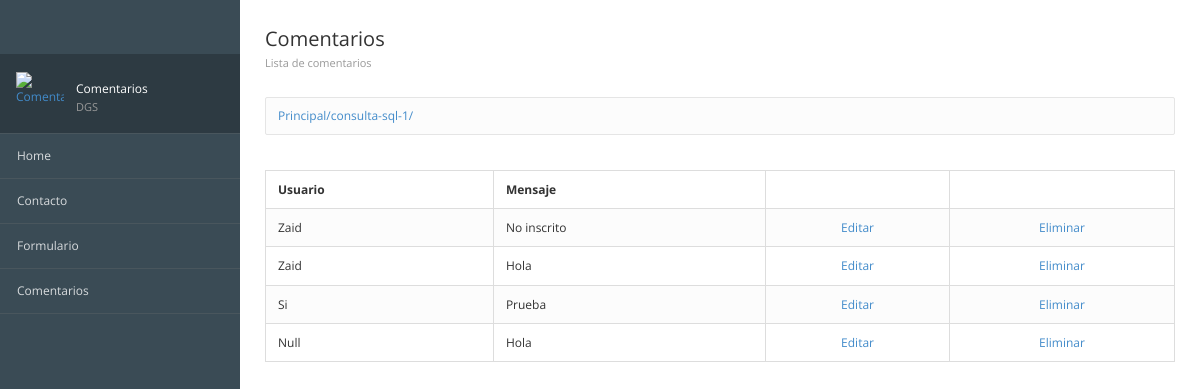
/consulta-sql-1/, run on the app's committed database.
### registros/models.py (models this page shows, shortened)
class ComentarioContacto(models.Model):
    id = models.AutoField(primary_key=True,verbose_name="Clave")
    usuario = models.TextField(verbose_name="Usuario")
    mensaje = models.TextField(verbose_name="Comentario")
    created =models.DateTimeField(auto_now_add=True,verbose_name="Registrado")
    class Meta:
        verbose_name = "Comentario Contacto"
        verbose_name_plural = "Comentarios Contactos"
        ordering = ["-created"]

### registros/views.py (the view)
# urls.py: path('consulta-sql-1/', views_registros.consulta_sql_1, name='consulta_sql_1'),
def consulta_sql_1(request):
    comentarios = ComentarioContacto.objects.raw(
        "SELECT id, usuario, mensaje, created FROM registros_comentariocontacto WHERE DATE(created) BETWEEN '2026-06-20' AND '2026-08-05'"
    )
    return render(request, "registros/consultar_comentarios.html", {'comentarios': comentarios})

### registros/templates/registros/consultar_comentarios.html (shortened to what this page needs)
{% extends "inicio/encabezado.html" %}
{% load static %}
{% block image %}
        <img src="{% static 'inicio/images/comentarios.png' %}" alt="Comentarios">
        <div class="user-info">
            Comentarios <span>DGS</span>
        </div>
{% endblock image %}
{% block encabezado %}
			<div class="page-header">
				<div class="page-title">
					<h3>Comentarios
				    <small>Lista de comentarios</small></h3>
				</div>
			</div>
{% endblock encabezado %}
{% block contenido %}
    <table class="table table-bordered table-striped">
        <thead>
            <tr>
                <th>Usuario</th>
                <th>Mensaje</th>
                <th></th>
                <th></th>
            </tr>
        </thead>
        <tbody>
            {% for comentario in comentarios %}
                <tr>
                    <td>{{ comentario.usuario }}</td>
                    <td>{{ comentario.mensaje }}</td>
                    <td class="text-center">
                        <a href="{% url 'Editar' comentario.id %}">Editar</a>
                    </td>
                    <td class="text-center">
                        <a href="{% url 'Eliminar' comentario.id %}">Eliminar</a>
                    </td>
                </tr>
            {% endfor %}
        </tbody>
    </table>
{% endblock contenido %}

### inicio/static/inicio/css/londinium-theme.css (style rules this page uses)
.panel-toolbar:after, .page-header:after, .header-bar-stats .page-stats li:after, .panel-heading:after { content: ""; display: table; clear: both; }
html { height: 100%; }
body { font-family: 'Open Sans', sans-serif; font-size: 12px; position: relative; min-height: 100%; }
a { cursor: pointer; }
h1, h2, h3, h4, h5, h6, .h1, .h2, .h3, .h4, .h5, .h6 { font-weight: 600; line-height: 1.42857143; margin-top: 0; }
h3, .h3 { font-size: 20px; }
.page-header { padding: 0; margin: 0; position: relative; border: 0; }
.page-header small { display: block; font-size: 11px; color: #999; margin: 8px 0 0 0; }
.page-title { float: left; }
.page-title h3 { padding: 29px 0; margin: 0; font-weight: 400; line-height: 20px; }
.table { margin-bottom: 0; }
.table > thead > tr > th { border-bottom-width: 1px; outline: 0; }
.table > thead > tr > th, .table > tbody > tr > th, .table > tfoot > tr > th, .table > thead > tr > td, .table > tbody > tr > td, .table > tfoot > tr > td { vertical-align: middle; padding: 10px 12px; }
.table-striped > tbody > tr:nth-child(odd) > td, .table-striped > tbody > tr:nth-child(odd) > th, .table-hover > tbody > tr:hover > td, .table-hover > tbody > tr:hover > th { background-color: #fcfcfc; }

### data on the page
ComentarioContacto: usuario "Zaid", mensaje "No inscrito"
ComentarioContacto: usuario "Zaid", mensaje "Hola"
ComentarioContacto: usuario "Si", mensaje "Prueba"
ComentarioContacto: usuario "Null", mensaje "Hola"

### other printed values
{{ request.path }} "/consulta-sql-1/"
